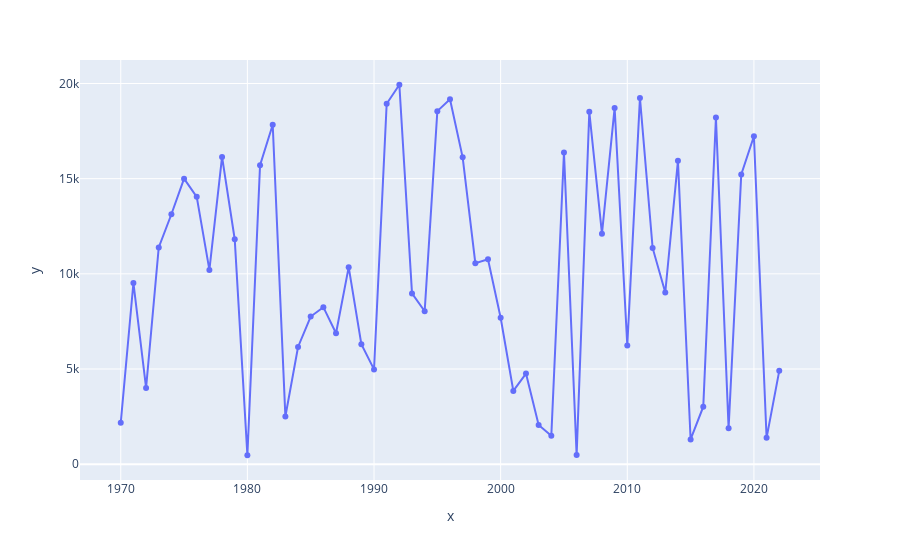

This figure's notebook cell:
### Code cell
px.line(x = anos, y = valores, markers = True)

### Figure 1 — Plotly figure (JSON) as saved in the notebook; plotly's stock layout.template omitted (floating-point values rounded to 4 significant figures)
{"data": [{"hovertemplate": "x=%{x}<br>y=%{y}<extra></extra>", "legendgroup": "", "line": {"color": "#636efa", "dash": "solid"}, "marker": {"symbol": "circle"}, "mode": "lines+markers", "name": "", "orientation": "v", "showlegend": false, "type": "scatter", "x": [1970, 1971, 1972, 1973, 1974, 1975, 1976, 1977, 1978, 1979, 1980, 1981, 1982, 1983, 1984, 1985, 1986, 1987, 1988, 1989, 1990, 1991, 1992, 1993, 1994, 1995, 1996, 1997, 1998, 1999, 2000, 2001, 2002, 2003, 2004, 2005, 2006, 2007, 2008, 2009, 2010, 2011, 2012, 2013, 2014, 2015, 2016, 2017, 2018, 2019, 2020, 2021, 2022], "xaxis": "x", "y": [2169, 9519, 4007, 11386, 13130, 15001, 14046, 10206, 16144, 11818, 467, 15707, 17831, 2506, 6157, 7754, 8248, 6880, 10350, 6306, 4978, 18939, 19935, 8970, 8034, 18549, 19177, 16119, 10557, 10767, 7694, 3847, 4760, 2061, 1486, 16376, 474, 18514, 12108, 18718, 6230, 19244, 11362, 9020, 15937, 1296, 3019, 18216, 1890, 15219, 17228, 1381, 4902], "yaxis": "y"}], "layout": {"legend": {"tracegroupgap": 0}, "margin": {"t": 60}, "xaxis": {"anchor": "y", "domain": [0, 1], "title": {"text": "x"}}, "yaxis": {"anchor": "x", "domain": [0, 1], "title": {"text": "y"}}}}
